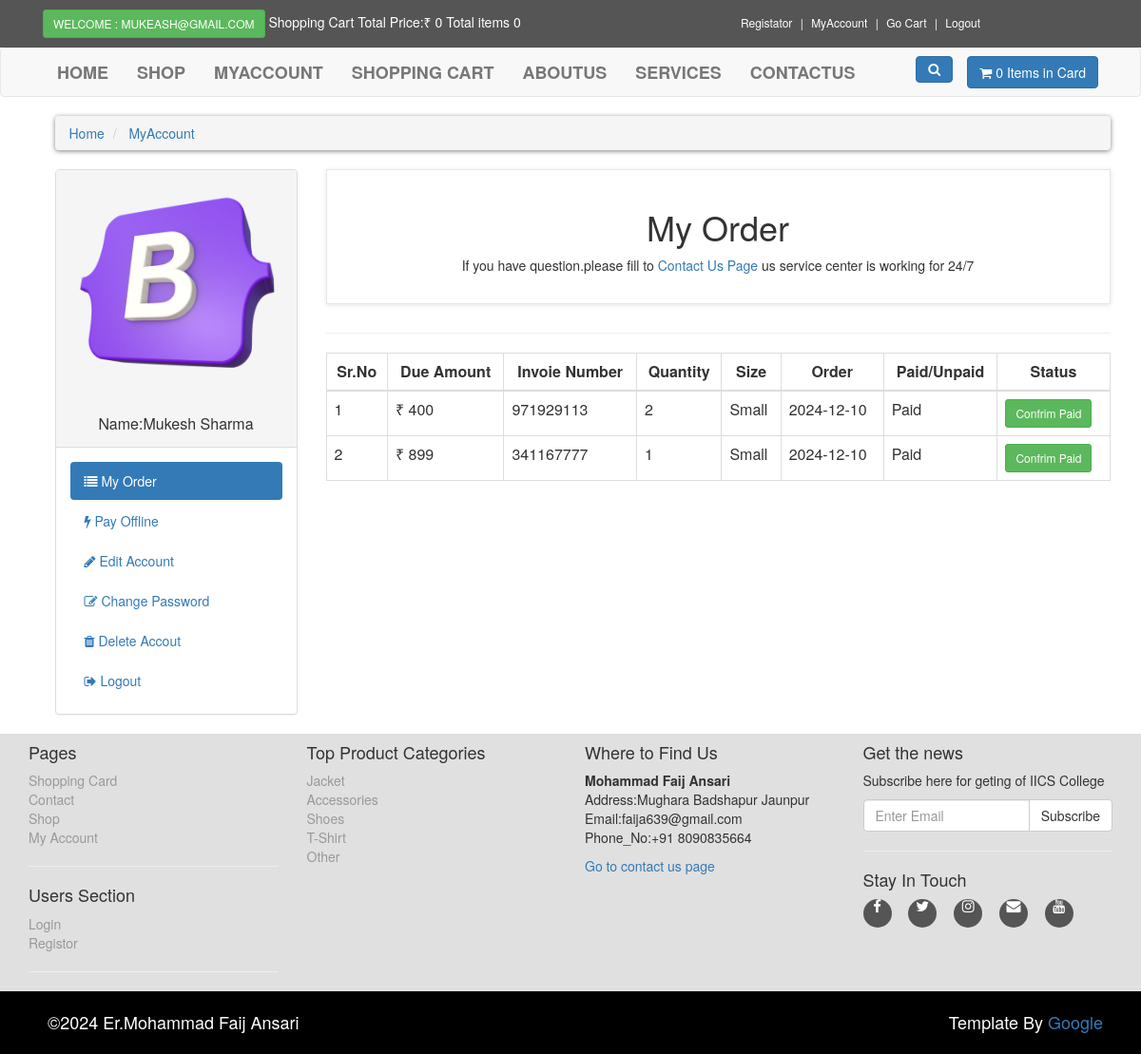
The page /customer/my_account.php?my_order (signed in) on the database its author committed.
### tables this page shows
CREATE TABLE `registration` (
  `c_id` int(10) NOT NULL,
  `c_name` varchar(255) NOT NULL,
  `c_email` varchar(255) NOT NULL,
  `c_pass` varchar(255) NOT NULL,
  `c_image` text NOT NULL,
  `c_ip` varchar(255) NOT NULL
);

CREATE TABLE `customers_order` (
  `order_id` int(10) NOT NULL,
  `customer_id` int(10) NOT NULL,
  `product_id` int(100) NOT NULL,
  `due_amount` int(100) NOT NULL,
  `invoice_number` int(100) NOT NULL,
  `qty` int(10) NOT NULL,
  `size` text NOT NULL,
  `order_date` timestamp NOT NULL DEFAULT current_timestamp() ON UPDATE current_timestamp(),
  `order_status` text NOT NULL
);

CREATE TABLE `product_categories` (
  `p_cat_Id` int(10) NOT NULL,
  `p_cat_title` text NOT NULL,
  `p_cat_desc` text NOT NULL
);

### customer/my_order.php (the view, shortened to what this page needs)
<!DOCTYPE html>
<html lang="en">
<head>
</head>
<body>
<center>
    <div class="box">
     <h1>My Order</h1>
     <p>If you have question.please fill to
        <a href="../contactus.php" id='hide' name='hide'>Contact Us Page</a>
        us service center is working for 24/7</p>
    </div>
    <hr>
    <div class="table-responsive text-center">
       <table class="table table-bordered table-hover">
        <thead >
            <tr >
                <th class="text-center">Sr.No</th>
                <th class="text-center">Due Amount</th>
                <th class="text-center">Invoie Number</th>
                <th class="text-center">Quantity</th>
                <th class="text-center">Size</th>
                <th class="text-center">Order</th>
                <th class="text-center">Paid/Unpaid</th>
                <th class="text-center">Status</th>
            </tr>
        </thead>
        <tbody>
            <?php
             $customer_email=$_SESSION['c_email'];
             $select_cus="SELECT * FROM registration WHERE c_email='$customer_email'";
             $run_cus=mysqli_query($db,$select_cus);
             $row_order=mysqli_fetch_array($run_cus);
             $customer_id=$row_order['c_id'];
             $get_order="SELECT * FROM customers_order WHERE customer_id='$customer_id' ";
             $run_order=mysqli_query($db,$get_order);
             if($run_order){
                $i=0;
             while($row_order=mysqli_fetch_array($run_order)){
               $order_id=$row_order['order_id'];
               $order_due_amount=$row_order['due_amount'];
               $order_invoice_numbwe=$row_order['invoice_number'];
               $order_qty=$row_order['qty'];
               $order_size=$row_order['size'];
               $order_date=substr($row_order['order_date'],0,11);
               $order_status=$row_order['order_status'];
               $i++;
               if($order_status=="pending"){
                 $order_status="UnPaid";
               }else{
                 $order_status="Paid";
               }
            ?>
            <tr>
                <td><?php echo $i?></td>
                <td>₹ <?php echo $order_due_amount;?></td>
                <td><?php echo $order_invoice_numbwe?></td>
                <td><?php echo $order_qty?></td>
                <td><?php echo $order_size?></td>
                <td><?php echo $order_date?></td>
                <td><?php echo $order_status?></td>
                <td><a href="confrim.php?order_id=<?php echo $order_id ?>" target="_self" class="btn btn-success btn-sm">Confrim Paid</a></td>
            </tr>
            <?php
                 }
              }
            ?>
        </tbody>
       </table>
    </div>
</center>
</body>
</html>

### customer/include/sidebar.php (shortened to what this page needs)
<!DOCTYPE html>
<html lang="en">
<head>
</head>
<body>
    <div class="panel panel-default sidebar-menu">
        <div class="panel-heading">
            <?php
             $session_active = $_SESSION['c_email'];
             $get_cus = "SELECT * FROM registration WHERE c_email = '$session_active'";
             $run_cus = mysqli_query($db, $get_cus);
             if ($run_cus) {
                 $row_cus = mysqli_fetch_array($run_cus);
                 $cus_img = $row_cus['c_image'];
                 $cus_name = $row_cus['c_name'];
                 echo "
                 <center>
                     <img src='../customer/customer_image/$cus_img' class='img-responsive' alt='Image Not Found'>
                 </center>
                 <br>
                 <h3 class='text-center panel-title'>Name:$cus_name</h3>";
             }
            ?>
        </div>
      <div class="panel-body">
       <div class="nav nav-pills nav-stacked">
       <li class="<?php if(isset($_GET['my_order'])) { echo 'active'; } ?>">
            <a href="my_account.php?my_order">
             <i class="fa fa-list"></i>
             My Order</a>
        </li>
        <li class="<?php if(isset($_GET['pay_offline'])) { echo 'active'; } ?>">
            <a href="my_account.php?pay_offline">
             <i class="fa fa-bolt"></i>
             Pay Offline</a>
        </li>
        <li class="<?php if(isset($_GET['edit_account'])) { echo 'active'; } ?>">
            <a href="my_account.php?edit_account">
             <i class="fa fa-pencil"></i>
             Edit Account</a>
        </li>
        <li class="<?php if(isset($_GET['change_pass'])) { echo 'active'; } ?>">
            <a href="my_account.php?change_pass">
             <i class="fa fa-edit"></i>
             Change Password</a>
        </li>
        <li class="<?php if(isset($_GET['delete_account'])) { echo 'active'; } ?>">
            <a href="my_account.php?delete_account">
             <i class="fa fa-trash"></i>
             Delete Accout</a>
        </li>
        <li class="<?php if(isset($_GET['logout'])) { echo 'active'; } ?>">
            <a href="../logout.php">
             <i class="fa fa-sign-out"></i>
             Logout</a>
        </li>
       </div>
     </div>
    </div>
</body>
</html>

### customer/include/footer.php (shortened to what this page needs)
<!DOCTYPE html>
<html lang="en">
<head>
</head>
<body>
    <div id='footer'>
        <div class="container">
            <div class="row">
                <div class="col-md-3 col-sm-6">
                   <h4>Pages</h4>
                   <ul>
                     <li><a href="../cart.php">Shopping Card</a></li>
                     <li><a href="../contact.php">Contact</a></li>
                     <li><a href="../shop.php">Shop</a></li>
                     <li><a href="../my_account.php">My Account</a></li>
                   </ul>
                   <hr>
                   <h4>Users Section</h4>
                   <ul>
                    <li><a href="../login.php">Login</a></li>
                    <li><a href="../customer_registration.php">Registor</a></li>
                   </ul>
                   <hr class="hidden-md hodden-lg hidden-sm">
                </div>
                <div class="col-md-3 col-sm-6">
                    <h4>Top Product Categories</h4>
                    <ul>
                    <?php
                     $get_p_cats="SELECT *FROM product_categories";
                     $run_p_cats=mysqli_query($con,$get_p_cats);
                     while($row=mysqli_fetch_array($run_p_cats)){
                         $p_cat_id=$row['p_cat_Id'];
                         $p_cat_title=$row['p_cat_title'];
                         echo "
                           <li><a href='shop.php?p_cat_id=$p_cat_id'>$p_cat_title</a></li>
                         ";
                     }
                    ?>
                    </ul>
                </div>
                <div class="col-md-3 col-sm-6">
                  <h4>Where to Find Us</h4>
                  <p>
                    <strong>Mohammad Faij Ansari</strong>
                    <br>Address:Mughara Badshapur Jaunpur
                    <br>Email:faija639@gmail.com
                    <br>Phone_No:+91 8090835664
                  </p>
                  <a href="contact.php">Go to contact us page</a>
                </div>
                <div class="col-md-3 col-sm-6">
                  <h4>Get the news</h4>
                   <p class="text-mutes">
                    Subscribe here for geting of IICS College
                   </p>
                   <form action="" method="post">
                    <div class="input-group">
                       <input type="text" name="email" id="email" class="form-control" placeholder="Enter Email">
                       <span class="input-group-btn">
                         <input type="submit" value="Subscribe" class="btn btn-default">
                       </span>
                    </div>
                   </form>
                   <hr>
                   <h4>Stay In Touch</h4>
                   <p class="social">
                    <a href="https://www.facebook.com/faij.ansari.1422409/"><i class="fa fa-facebook"></i></a>&nbsp;
                    <a href="https://x.com/i/flow/login?input_flow_data=%7B%22requested_variant%22%3A%22eyJsYW5nIjoiZW4ifQ%3D%3D%22%7D"><i class="fa fa-twitter"></i></a>&nbsp;
                    <a href="#" target="_blank"><i class="fa fa-instagram"></i></a>&nbsp;
                    <a href=""><i class="fa fa-envelope"></i></a>&nbsp;
                    <a href="https://www.youtube.com/channel/UCjfBX1RdSBEC2jDG_87mRkA"><i class="fa fa-youtube"></i></a>&nbsp;
                   </p>
                </div>
            </div>
        </div>
    </div>
     <div id="copyright">
       <div class="container">
         <div class="col-md-6">
           <p class="pull-left">
             &copy;2024 Er.Mohammad Faij Ansari
           </p>
         </div>
         <div class="col-md-6">
            <p class="pull-right">
              Template By <a href="www.google.com">Google</a>
            </p>
         </div>
       </div>
     </div>
</body>
</html>

### customer/style/style.css (style rules this page uses)
body { font-family: "Roboto",helvetics,arial,sana-serif; font-size: 14px; line-height: 1.4287143; color: #333333; background-color: #f0f0f0; }
.box { background-color: #fff; margin: 0 0 30px; border:solid 1px #e6e6e6; padding: 20px; box-shadow: 0 1px 5px rgb(0,0,0,0.1); }
#hide { text-decoration: none; }
#content .panel.sidebar-menu h3 { padding: 5px 0px ; margin: 0; }
#footer { background: #e0e0e0; padding-left: 20px 0; }
#footer ul { padding-left: 0; list-style: none; }
#footer ul a { color: #999999; padding: 20px 0; }
#footer .social { text-align: left; }
#footer .social a { margin: 0 10px 0 0; color: #fff; display: inline-block; width: 30px; height: 30px; border-radius: 15px; line-height: 30px; font-size: 15px; text-align: center; transform: all 0.25 ease-out; vertical-align: bottom; background-color: #555555; }
#copyright { background-color: black; color: white; padding: 20px; font-size: 18px; }
#copyright p { margin: 0; }

### functions/function.php (style rules this page uses)
#hide { text-decoration: none; }

### rows shown on the page
registration: c_image (picture), c_name "Mukesh Sharma"
customers_order: due_amount "400", invoice_number "971929113", qty "2", size "Small", order_date "2024-12-10", order_status "Paid"
customers_order: due_amount "899", invoice_number "341167777", qty "1", size "Small", order_date "2024-12-10", order_status "Paid"
product_categories: p_cat_title "Jacket"
product_categories: p_cat_title "Accessories"
product_categories: p_cat_title "Shoes"
product_categories: p_cat_title "T-Shirt"
product_categories: p_cat_title "Other"

### other values the page prints
$_SESSION['c_email'] "MUKEASH@GMAIL.COM"
$total "0"
$count "0 0"
